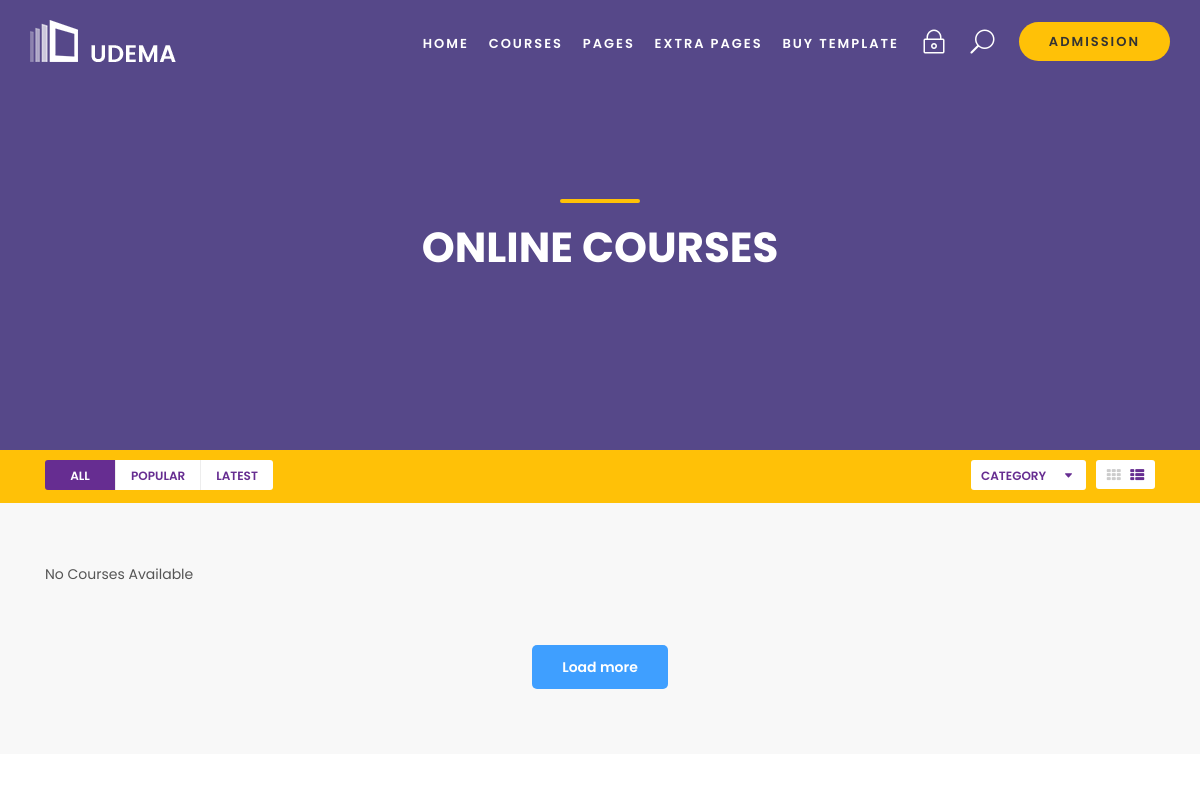
/html_menu_1/courses-list.php (upper part), run on an earlier commit of the app's database.
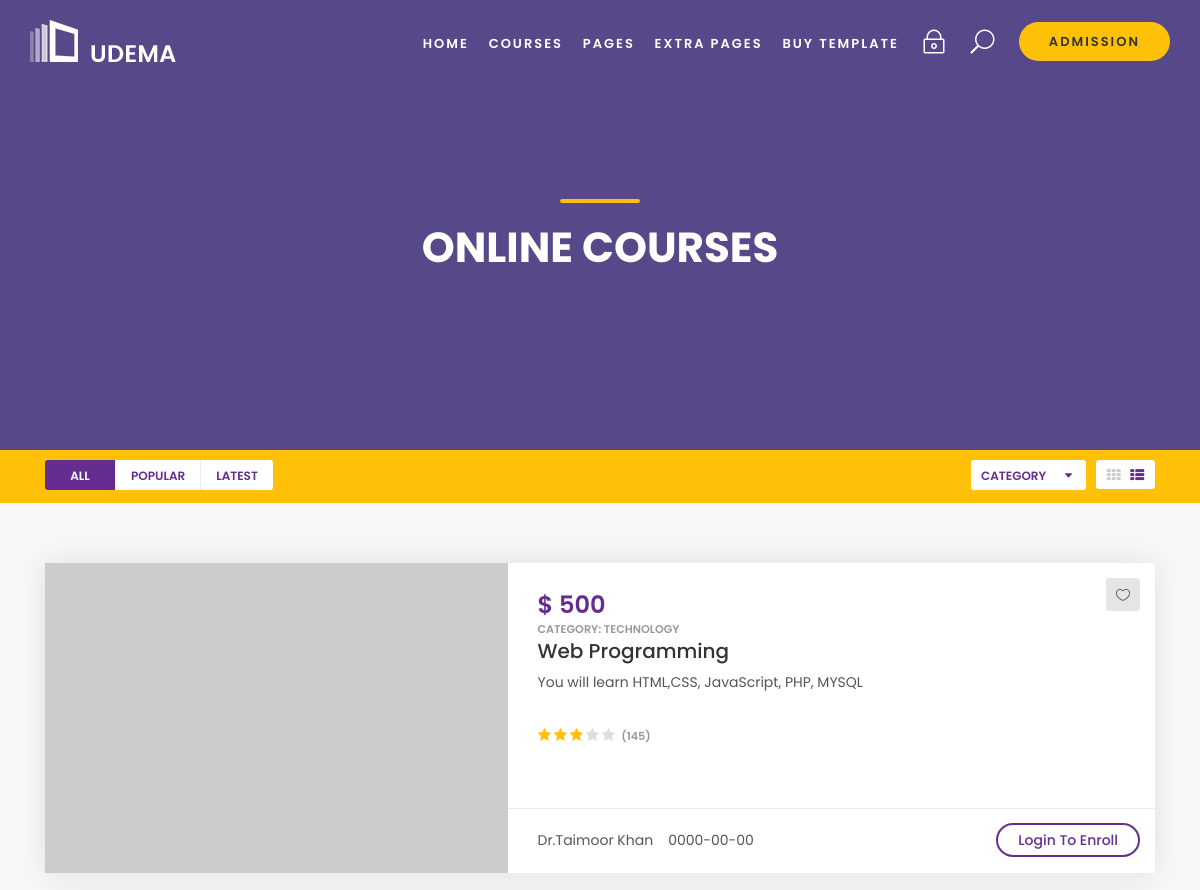
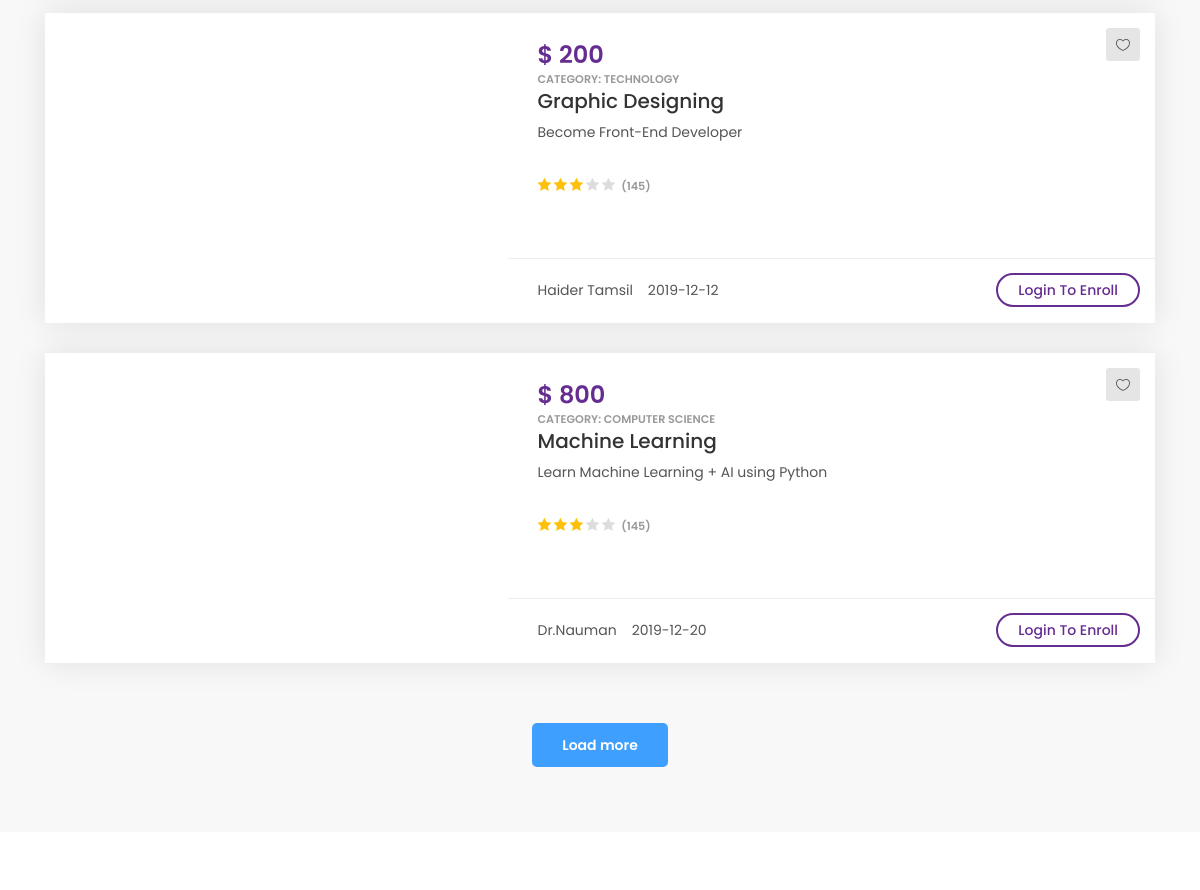
And on a later commit of the database (2 pictures, top to bottom).
### tables this page shows
CREATE TABLE `course` (
  `Course_Title` varchar(20) NOT NULL,
  `Course_Description` varchar(300) NOT NULL,
  `Category` varchar(30) NOT NULL,
  `Price` int(50) NOT NULL,
  `Start_Date` date NOT NULL,
  `Expiry_Date` date NOT NULL,
  `Teacher` varchar(40) NOT NULL
);

### html_menu_1/courses-list.php (the view, shortened to what this page needs)
<?php
    include "../connect.php";
?>
<!DOCTYPE html>
<html lang="en">
<head>
    <link href="css/bootstrap.min.css" rel="stylesheet">
    <link href="css/style.css" rel="stylesheet">
	<link href="css/vendors.css" rel="stylesheet">
	<link href="css/icon_fonts/css/all_icons.min.css" rel="stylesheet">
    <link href="css/custom.css" rel="stylesheet">
</head>
<body>
	<div id="page">
	<header class="header menu_2">
		<div id="logo">
			<a href="index.php"><img src="img/logo.png" width="149" height="42" data-retina="true" alt=""></a>
		</div>
		<ul id="top_menu">
            <?php
                if(!isset($_SESSION["student"]))
                {
                    echo ' <li><a href="login.html" class="login">Login</a></li> ';
                }
                else{
                    ?> <li style="color: whitesmoke"> <?php echo $_SESSION["student"]; ?> </li>
                    <li style="color: whitesmoke"><a href="logout.php">Logout</a></li>
                    <?php
                }
            ?>
			<li><a href="#0" class="search-overlay-menu-btn">Search</a></li>
			<li class="hidden_tablet"><a href="admission.php" class="btn_1 rounded">Admission</a></li>
		</ul>
		<nav id="menu" class="main-menu">
			<ul>
				<li><span><a href="#0">Home</a></span>
				</li>
				<li><span><a href="#0">Courses</a></span>
				</li>
				<li><span><a href="#0">Pages</a></span>
				</li>
				<li><span><a href="#0">Extra Pages</a></span>
				</li>
				<li><span><a href="#0">Buy template</a></span></li>
			</ul>
		</nav>
	</header>
	<main>
		<section id="hero_in" class="courses">
			<div class="wrapper">
				<div class="container">
					<h1 class="fadeInUp"><span></span>Online courses</h1>
				</div>
			</div>
		</section>
		<div class="filters_listing sticky_horizontal">
			<div class="container">
				<ul class="clearfix">
					<li>
						<div class="switch-field">
							<label for="all">All</label>
							<label for="popular">Popular</label>
							<label for="latest">Latest</label>
						</div>
					</li>
					<li>
						<div class="layout_view">
							<a href="courses-grid.html"><i class="icon-th"></i></a>
							<a href="#0" class="active"><i class="icon-th-list"></i></a>
						</div>
					</li>
					<li>
					</li>
				</ul>
			</div>
		</div>
		<div class="container margin_60_35">
			<?php
			    $qry = " SELECT * FROM course ";
			    $res = $con->query($qry);
			    if($res->num_rows > 0)
                {
                    while($row = $res->fetch_assoc())
                    {
                        echo "<div class='box_list wow'>";
                            echo "<div class='row no-gutters'>";
                                echo "<div class='col-lg-5'>";
                                    echo "<figure class='block-reveal'>";
                                        echo "<div class='block-horizzontal'></div>";
                                        echo "<a href='course-detail.html'><img src='http://via.placeholder.com/800x533/ccc/fff/course__list_1.jpg' class='img-fluid' alt=''> </a> ";
                                    echo "</figure>";
                                echo "</div>";
                                echo "<div class='col-lg-7'>";
                                    echo "<div class='wrapper'>";
                                        echo "<a href='#0' class='wish_bt'></a>";
                                        echo "<div class='price'>$ ".$row["Price"]." </div>";
                                        echo "<small>Category: ".$row['Category']." </small>";
                                        echo "<h3> ".$row['Course_Title']."</h3>";
                                        echo "<p> ".$row['Course_Description']." </p>";
                                        echo "<div class='rating'><i class='icon_star voted'></i><i class='icon_star voted'></i><i class='icon_star voted'></i><i class='icon_star'></i><i class='icon_star'></i> <small>(145)</small></div>";
                                    echo "</div>";
                                    echo "<ul>";
                                        echo "<li> ".$row['Teacher']." </li>";
                                        echo "<li> ".$row['Start_Date']." </li>";
                                        if(isset($_SESSION["student"]))
                                        {
                                            echo "<li><a href='enroll.php?course=".$row["Course_Title"]." &student=".$_SESSION["student"]."  '> Enroll Now </a></li>";
                                            if(isset($_GET["Message"]))
                                            {
                                                echo "<li> ".$_GET['Message']." </li>";
                                            }
                                        }
                                        else
                                        {
                                            echo "<li><a href='login.html'>Login To Enroll</a></li>";
                                        }
                                    echo "</ul>";
                                echo "</div>";
                            echo "</div>";
                        echo "</div>";
                    }
                }
			    else{
			        echo "No Courses Available";
                }
			?>
			<p class="text-center add_top_60"><a href="#0" class="btn_1">Load more</a></p>
		</div>
		<div class="bg_color_1">
			<div class="container margin_60_35">
			</div>
		</div>
	</main>
	</div>
</body>
</html>

What changed in the data, as far as the page shows it:
added course: Price "500", Category "TECHNOLOGY", Course_Title "Web Programming", Course_Description "You will learn HTML,CSS, JavaScript, PHP, MYSQL", Teacher "Dr.Taimoor Khan", Start_Date "0000-00-00"
added course: Price "200", Category "TECHNOLOGY", Course_Title "Graphic Designing", Course_Description "Become Front-End Developer", Teacher "Haider Tamsil", Start_Date "2019-12-12"
added course: Price "800", Category "COMPUTER SCIENCE", Course_Title "Machine Learning", Course_Description "Learn Machine Learning + AI using Python", Teacher "Dr.Nauman", Start_Date "2019-12-20"
Also different on the page:
text no longer shown: "No Courses Available"
